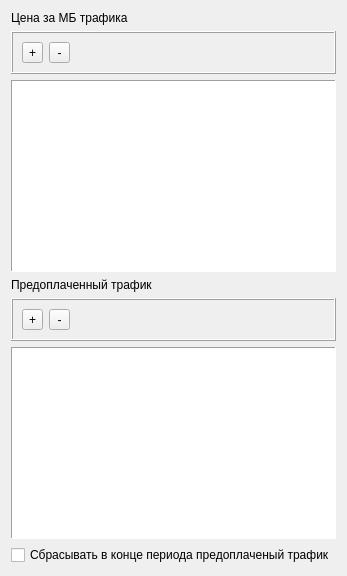
      <widget class="QWidget" name="tab_4">
       <attribute name="title">
        <string>NetFlow тарификация</string>
       </attribute>
       <layout class="QGridLayout" name="gridLayout_14">
        <item row="0" column="0">
         <widget class="QLabel" name="trafficcost_label">
          <property name="text">
           <string>Цена за МБ трафика</string>
          </property>
         </widget>
        </item>
        <item row="1" column="0">
         <widget class="QFrame" name="traffic_cost_panel">
          <property name="frameShape">
           <enum>QFrame::Box</enum>
          </property>
          <property name="frameShadow">
           <enum>QFrame::Raised</enum>
          </property>
          <layout class="QGridLayout" name="gridLayout_16">
           <item row="0" column="0">
            <widget class="QToolButton" name="add_traffic_cost_button">
             <property name="text">
              <string>+</string>
             </property>
            </widget>
           </item>
           <item row="0" column="1">
            <widget class="QToolButton" name="del_traffic_cost_button">
             <property name="minimumSize">
              <size>
               <width>21</width>
               <height>0</height>
              </size>
             </property>
             <property name="text">
              <string>-</string>
             </property>
            </widget>
           </item>
           <item row="0" column="2">
            <spacer name="horizontalSpacer_2">
             <property name="orientation">
              <enum>Qt::Horizontal</enum>
             </property>
             <property name="sizeHint" stdset="0">
              <size>
               <width>40</width>
               <height>20</height>
              </size>
             </property>
            </spacer>
           </item>
          </layout>
         </widget>
        </item>
        <item row="2" column="0">
         <widget class="QTableWidget" name="trafficcost_tableWidget">
          <property name="frameShape">
           <enum>QFrame::Panel</enum>
          </property>
          <property name="selectionMode">
           <enum>QAbstractItemView::SingleSelection</enum>
          </property>
          <property name="selectionBehavior">
           <enum>QAbstractItemView::SelectRows</enum>
          </property>
          <property name="verticalScrollMode">
           <enum>QAbstractItemView::ScrollPerPixel</enum>
          </property>
          <property name="horizontalScrollMode">
           <enum>QAbstractItemView::ScrollPerPixel</enum>
          </property>
          <property name="gridStyle">
           <enum>Qt::NoPen</enum>
          </property>
          <property name="rowCount">
           <number>0</number>
          </property>
         </widget>
        </item>
        <item row="3" column="0">
         <widget class="QLabel" name="prepaid_traffic_cost_label">
          <property name="text">
           <string>Предоплаченный трафик</string>
          </property>
         </widget>
        </item>
        <item row="4" column="0">
         <widget class="QFrame" name="prepaid_traffic_panel">
          <property name="frameShape">
           <enum>QFrame::Box</enum>
          </property>
          <property name="frameShadow">
           <enum>QFrame::Raised</enum>
          </property>
          <layout class="QGridLayout" name="gridLayout_15">
           <item row="0" column="0">
            <widget class="QToolButton" name="add_prepaid_traffic_button">
             <property name="text">
              <string>+</string>
             </property>
            </widget>
           </item>
           <item row="0" column="1">
            <widget class="QToolButton" name="del_prepaid_traffic_button">
             <property name="minimumSize">
              <size>
               <width>21</width>
               <height>0</height>
              </size>
             </property>
             <property name="text">
              <string>-</string>
             </property>
            </widget>
           </item>
           <item row="0" column="2">
            <spacer name="horizontalSpacer_3">
             <property name="orientation">
              <enum>Qt::Horizontal</enum>
             </property>
             <property name="sizeHint" stdset="0">
              <size>
               <width>40</width>
               <height>20</height>
              </size>
             </property>
            </spacer>
           </item>
          </layout>
         </widget>
        </item>
        <item row="5" column="0">
         <widget class="QTableWidget" name="prepaid_tableWidget">
          <property name="frameShape">
           <enum>QFrame::Panel</enum>
          </property>
          <property name="selectionMode">
           <enum>QAbstractItemView::SingleSelection</enum>
          </property>
          <property name="selectionBehavior">
           <enum>QAbstractItemView::SelectRows</enum>
          </property>
          <property name="verticalScrollMode">
           <enum>QAbstractItemView::ScrollPerPixel</enum>
          </property>
          <property name="horizontalScrollMode">
           <enum>QAbstractItemView::ScrollPerPixel</enum>
          </property>
          <property name="gridStyle">
           <enum>Qt::DotLine</enum>
          </property>
         </widget>
        </item>
        <item row="6" column="0">
         <widget class="QCheckBox" name="reset_traffic_edit">
          <property name="text">
           <string>Сбрасывать в конце периода предоплаченый трафик</string>
          </property>
         </widget>
        </item>
       </layout>
      </widget>
